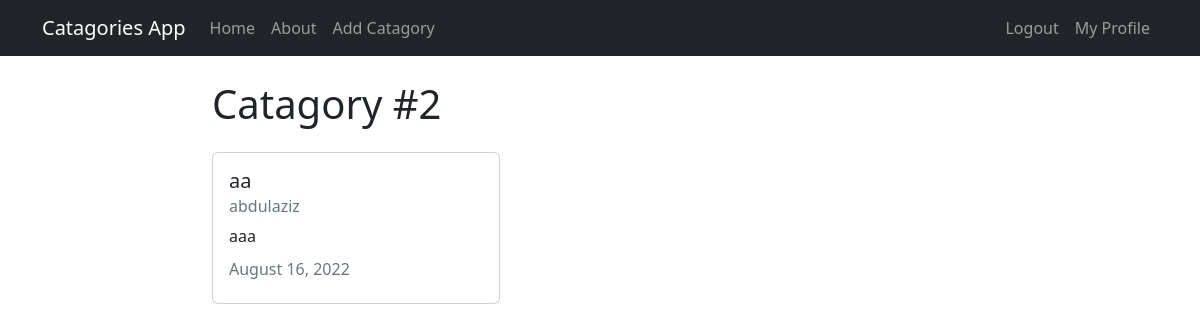
Screenshot of /catagory/2/ (signed in) with the database file from the repository.
### catagories/models.py (models this page shows, shortened)
class Catagory(models.Model):
    title = models.CharField(max_length=100)
    description = models.TextField(max_length=250)
    author = models.ForeignKey(User, on_delete=models.CASCADE)
    created_at = models.DateTimeField(auto_now_add=True)
    updated_at = models.DateTimeField(auto_now=True)

### catagories/views.py (the view)
class CatagoryDetailView(DetailView):
    model = models.Catagory
    template_name = 'catagories/catagory_detail.html'

### catagories/templates/catagories/catagory_detail.html (shortened to what this page needs)
{% extends 'catagories/base.html' %}
{% block content %}
<h1>Catagory #{{object.id}}</h1>
<div class="card my-4" style="width: 18rem;">
    <div class="card-body">
        <h5 class="card-title">{{ object.title }}</h5>
        <h6 class="card-subtitle mb-2 text-muted">{{object.author}}</h6>
        <p class="card-text">{{ object.description }}</p>
        <h6 class="card-subtitle mb-2 text-muted">{{object.updated_at|date:"F d, Y"}}</h6>
    </div>
</div>
{% endblock content%}

### rows the page displays
Catagory: id "2", title "aa", author "abdulaziz", description "aaa", updated_at "August 16, 2022"
